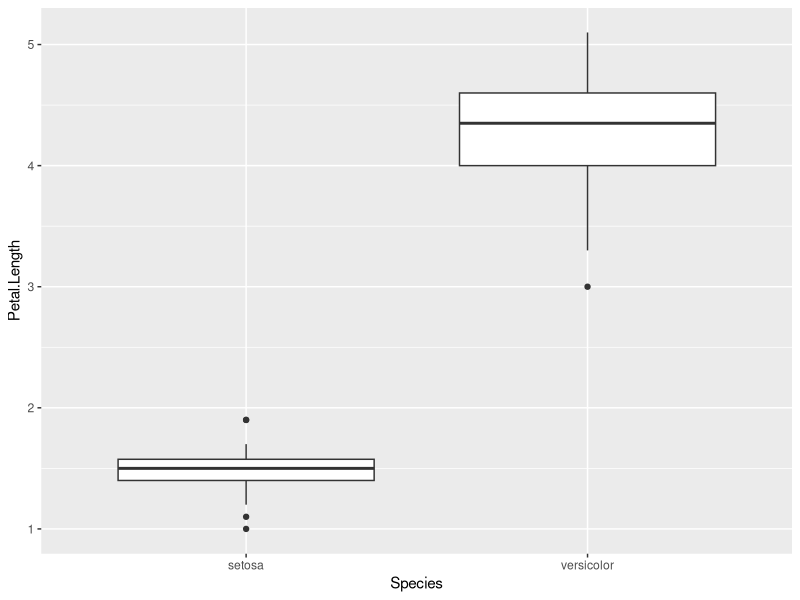

Here is the R script that generated this plot:
## ---- chunk 1
library(tidyverse)
## ---- chunk 2
data(iris)
## ---- chunk 3
iris.filtered <- iris %>%
  filter( Species == "setosa" | Species == "versicolor")

slice_sample(iris.filtered, n=20)
## ---- chunk 4
ggplot(data=iris.filtered, aes(x = Species, y = Petal.Length)) +
  geom_boxplot()
## ---- chunk 5
t.test(data=iris.filtered, Petal.Length ~ Species)
## ---- chunk 6

## ---- chunk 7

